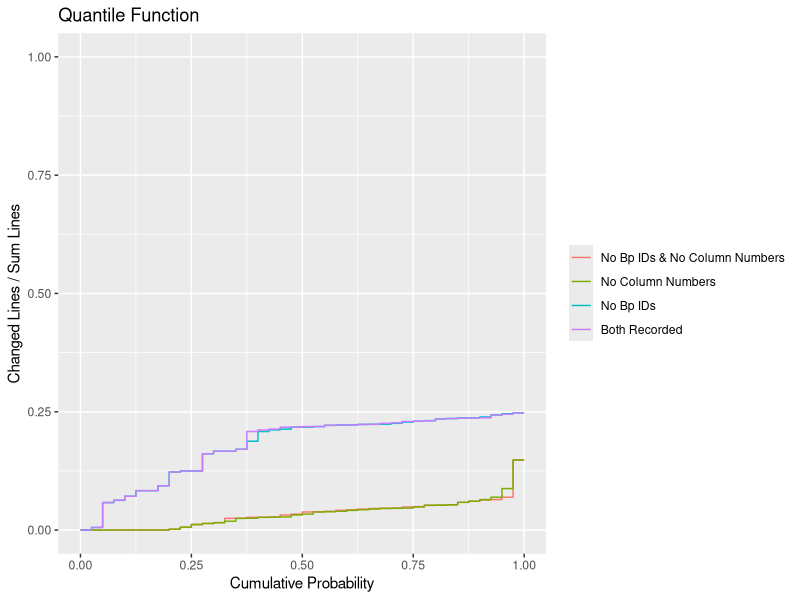

The R source for this figure:
#!/usr/bin/Rscript
require(ggplot2)

# see https://github.com/tidyverse/ggplot2/issues/1467
stat_myecdf <- function(mapping = NULL, data = NULL, geom = "step",
                        position = "identity", n = NULL, na.rm = FALSE,
                        show.legend = NA, inherit.aes = TRUE, direction="vh", ...) {
  layer(
    data = data,
    mapping = mapping,
    stat = StatMyecdf,
    geom = geom,
    position = position,
    show.legend = show.legend,
    inherit.aes = inherit.aes,
    params = list(
      n = n,
      na.rm = na.rm,
      direction=direction,
      ...
    )
  )
}

StatMyecdf <- ggproto("StatMyecdf", Stat,
                      compute_group = function(data, scales, n = NULL) {
                        
                        # If n is NULL, use raw values; otherwise interpolate
                        if (is.null(n)) {
                          # Dont understand why but this version needs to sort the values
                          xvals <- sort(unique(data$x))
                        } else {
                          xvals <- seq(min(data$x), max(data$x), length.out = n)
                        }
                        
                        y <- ecdf(data$x)(xvals)
                        x1 <- max(xvals)
                        y0 <- 0                      
                        data.frame(x = c(xvals, x1), y = c(y0, y))
                      },
                      
                      default_aes = aes(y = ..y..),
                      
                      required_aes = c("x")
)

results = read.csv("results.csv")

# use cairo_pdf for UTF8 support, see http://stackoverflow.com/questions/12768176/unicode-characters-in-ggplot2-pdf-output
cairo_pdf("bpIds-cols-influence.pdf", family="Myriad Pro", width=6, height=4)
print(
  ggplot(results, aes(linesDiffByLinesSum, color = interaction(bpIds, cols)))
#  + scale_colour_manual(values = c("#0266C8", "#E66000"))
+ guides(color = guide_legend(title=NULL))
+ scale_color_discrete(labels = c("No Bp IDs & No Column Numbers", "No Column Numbers", "No Bp IDs", "Both Recorded"))
+ stat_myecdf(size=0.5)
+ labs(x = "Changed Lines / Sum Lines", y = "Cumulative Probability", title = "Quantile Function") 
  + xlim(0, 1)
  + ylim(0, 1)
  + coord_flip() # flip for inverse = quantile function
)
dev.off()
